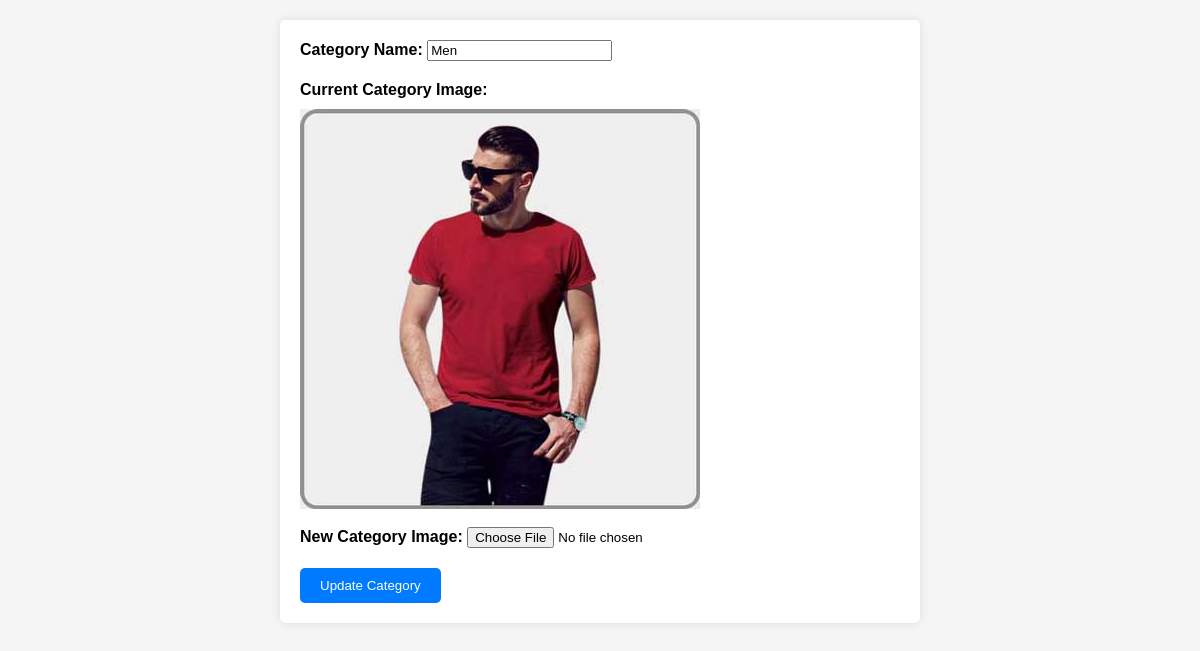
Screenshot of /edit_category.php?id=9 with the database file from the repository.
### tables this page shows
CREATE TABLE `category` (
  `c_id` int(111) NOT NULL,
  `c_name` varchar(111) NOT NULL,
  `c_image` varchar(111) NOT NULL
);

### edit_category.php (the view, shortened to what this page needs)
<!DOCTYPE html>
<html lang="en">
<head>
</head>
<body>
    <div class="container">
        <?php
        include 'config.php';
        if (isset($_GET['id'])) {
            $category_id = $_GET['id'];
            $sql = "SELECT * FROM category WHERE c_id = $category_id";
            $result = mysqli_query($con, $sql);
            if (mysqli_num_rows($result) == 1) {
                $row = mysqli_fetch_assoc($result);
                $category_name = $row['c_name'];
                $category_image = $row['c_image'];
                $image_path = $category_image;
        ?>
                <form action="update_category.php" method="post" enctype="multipart/form-data">
                    <div class="form-group">
                        <label for="category_name">Category Name:</label>
                        <input type="text" class="form-control" id="category_name" name="category_name" value="<?php echo $category_name; ?>">
                    </div>
                    <div class="form-group">
                        <label for="category_image">Current Category Image:</label><br>
                        <img src="<?php echo $image_path; ?>" alt="Category Image">
                        <br>
                        <label for="new_category_image">New Category Image:</label>
                        <input type="file" class="form-control" id="new_category_image" name="new_category_image">
                    </div>
                    <button type="submit" class="btn btn-primary">Update Category</button>
                </form>
        <?php
            } else {
                echo "Category not found.";
            }
        } else {
            echo "Category ID not provided.";
        }
        ?>
    </div>
</body>
</html>

### edit_category.php (style rules this page uses)
body { font-family: Arial, sans-serif; background-color: #f5f5f5; margin: 0; padding: 20px; }
.container { max-width: 600px; margin: 0 auto; background-color: #fff; padding: 20px; border-radius: 5px; box-shadow: 0 0 10px rgba(0, 0, 0, 0.1); }
.form-group { margin-bottom: 20px; }
label { font-weight: bold; }
img { margin-top: 10px; display: block; max-width: 100%; }
.btn-primary { background-color: #007bff; color: #fff; border: none; padding: 10px 20px; border-radius: 5px; cursor: pointer; }

### rows the page displays
category: category_name "Men", c_image (picture)
